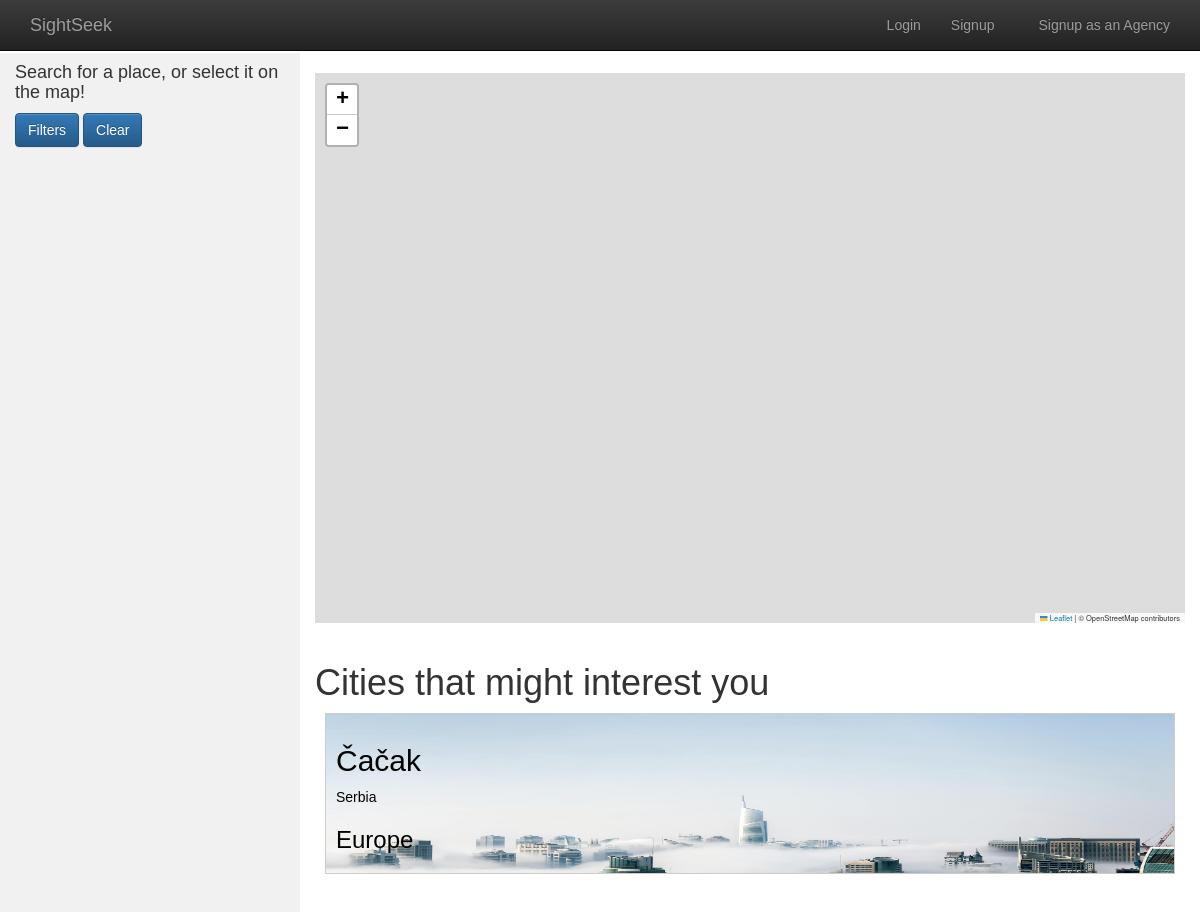
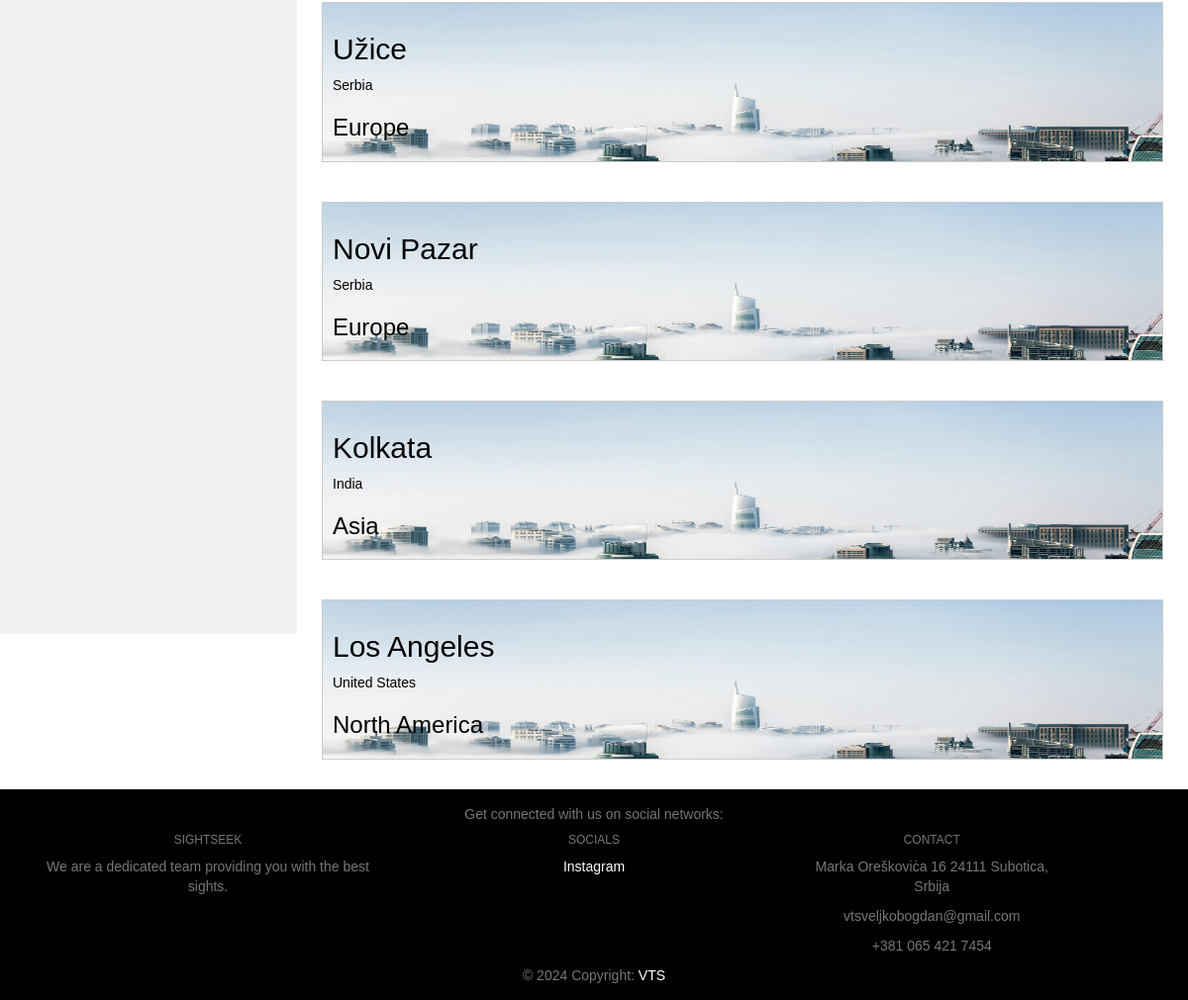
The page / on the database its author committed (2 pictures, top to bottom).
### tables this page shows
CREATE TABLE `cities` (
  `id_city` int(32) NOT NULL,
  `name` varchar(255) NOT NULL,
  `country` varchar(255) NOT NULL,
  `population` int(255) NOT NULL,
  `region` varchar(255) NOT NULL,
  `timezone` varchar(32) DEFAULT NULL,
  `image` varchar(255) DEFAULT NULL,
  `latitude` varchar(32) NOT NULL,
  `longitude` varchar(32) NOT NULL
);

### index.php (the view, shortened to what this page needs)
<?php
require_once "snippets/ban_check.php";
?>
<!DOCTYPE html>
<html lang="en">
<head>
    <?php include_once('snippets/links.php'); ?>
</head>
<body>
<?php include('snippets/header.php'); ?>
<div class="container-fluid">
    <div class="row content">
        <div class="col-sm-3 sidenav">
            <h4>Search for a place, or select it on the map!</h4>
            <ul class="nav nav-pills nav-stacked">
                <button class="btn btn-primary border" id="toggleFormBtn"> Filters </button>
                <button class="btn btn-primary border" id="clearNav"> Clear </button>
            </ul>
            <br>
        </div>
        <div class="col-sm-9">
            <br>
            <div id="map"></div> <br>
            <h1> Cities that might interest you</h1>
            <?php include('snippets/cities_feed.php'); ?>
        </div>
    </div>
</div>
<?php include('snippets/footer.php'); ?>
</body>
</html>

### snippets/cities_feed.php
<?php
$query = $pdo->query('SELECT * FROM cities ORDER BY RAND() LIMIT 5');
if (isset($row['image']) && $row['image'] != 0){
    $placeholder = $row['image'];
}
else{
    $placeholder = "../uploads/placeholder.jpg";
}
while ($row = $query->fetch(PDO::FETCH_ASSOC)) {
    echo
        '<a class="recommended-cities-a" href="city.php?id='.$row['id_city'].'"><div class="recommended-cities city-card" style="background-size: 100% 150%; background-image: url('.$placeholder.')">
        <h2>'.$row['name'].'</h2>
        <p>'.$row['country'].'</p>
        <h3>'.$row['region'].'</h3>
    </div></a><br>'
    ;
}
?>

### style.css (style rules this page uses)
body { font-family: Helvetica, sans-serif; margin: 40pt 0 0; }
a { text-decoration: none; color: #000; }
.row.content { height: 1500px }
.sidenav { background-color: #f1f1f1; height: 100%; }
#map { height: 550px; }
.city-card { border: 1px solid #ccc; padding: 10px; margin: 10px; background-color: #f9f9f9; }
.recommended-cities { padding: 10px; margin: 10px; background-color: #f9f9f9; }

### rows shown on the page
cities: name "Čačak", country "Serbia", region "Europe"
cities: name "Užice", country "Serbia", region "Europe"
cities: name "Novi Pazar", country "Serbia", region "Europe"
cities: name "Kolkata", country "India", region "Asia"
cities: name "Los Angeles", country "United States", region "North America"
